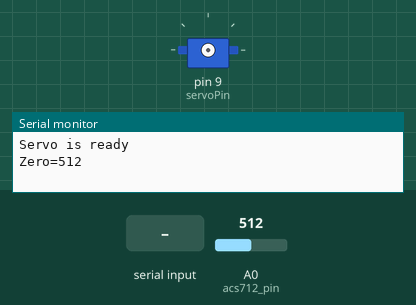
This sketch was run on a simulated Arduino Uno, built with avr-gcc and run on an emulated ATmega328P. On the bench: servo, the last lines printed to the serial monitor. Wiring (inferred from the names in the program): servo: signal pin 9. Inputs (shaded band) come from the test bench; at power-on: A0 (acs712_pin) = 512. Servo pulses on a pin are drawn as a servo (544–2400 µs = 0–180°).

Above: at 2.2 s.
2.3 s: "30,150\n" received over Serial
At 4.6 s:
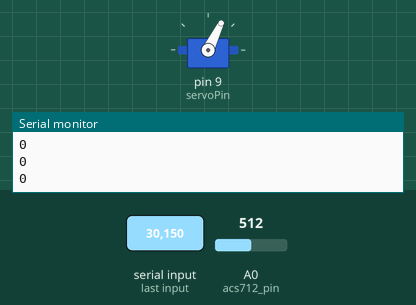
5.3 s: "90,45\n" received over Serial
At 6.2 s:
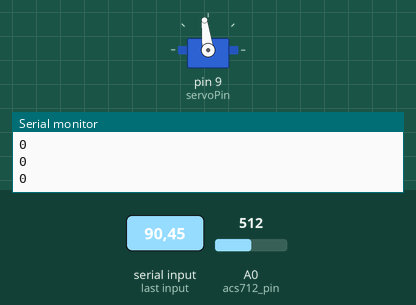
8.3 s: "200\n" received over Serial
11.3 s: A0 (acs712_pin) set to 716
14.3 s: "200\n" received over Serial
17.3 s: A0 (acs712_pin) set to 900
Timing chart, 0 to 21.3 s (numbered marks = the images above; inputs shaded):
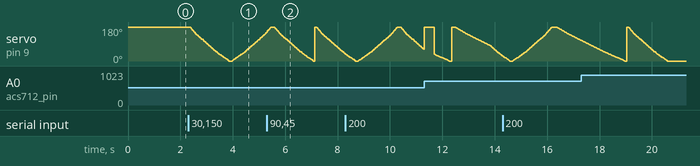

The sketch:

servo-2.ino
```cpp
int servoPin = 9;  // сигнальный провод от серво на порт 9
int val;
const int acs712_pin = A0;
uint32_t tmr1;
int c;
int err;
const int SCALE_5A = 37.88;     // чувствительность 5-амперного модуля — 185 мВ/А
const int SCALE_20A = 20.48;    // чувствительность 20-амперного модуля — 100 мВ/А
const int SCALE_30A = 13.5168;  // чувствительность 30-амперного модуля — 66 мВ/А

int zero;  // уровень нуля, относительно которого измеряется ток, обычно VCC/2

float scale = SCALE_20A;  // выбираем для работы подходящее значение

void setup() {
  pinMode(servoPin, OUTPUT);
  Serial.begin(9600);
  Serial.println("Servo is ready");
  zero = 0;
  int repeats = 10;
  for (int i = 0; i < repeats; i++) {
    zero += analogRead(acs712_pin);
    delay(100);
  }
  zero /= repeats;  // берём среднее арифметическое
  Serial.print("Zero=");
  Serial.println(zero);
}

void loop() {

  val = Serial.read();
  val = val - '0';
  if (val == 1) {
    for (int i = 0; i <= 99; i++) {
      servoPulse(servoPin, i);
      if (err <= 5) {
        int sensorValue = analogRead(acs712_pin);
        c += getCurrent(sensorValue);
        err++;
      } else {
        err = 0;
        Serial.println(c);
        c = 0;
      }
      if (c >= 152) {
        servoPulse(servoPin, 0);
        break;
      }
    }
  }
  if (val == 0) {
    for (int i = 99; i >= 0; i--) {
      servoPulse(servoPin, i);
      if (err <= 5) {
        int sensorValue = analogRead(acs712_pin);
        c += getCurrent(sensorValue);
      } else {
        err = 0;
      }
      if (c >= 308) {
        servoPulse(servoPin, 99);
      }
    }
  }
  if (val == 2) {
    for (int i = 0; i <= 99; i++) {
      servoPulse(servoPin, i);
      int sensorValue = analogRead(acs712_pin) ;
      c += getCurrent(sensorValue);
    }
    Serial.println(c);
    c = 0;
  }
}
  void servoPulse(int pin, int angle) {
    for (int i = 0; i <= 3; i++) {
      // convert angle to 500-2480 pulse width
      int pulseWidth = 20 * angle + 500;
      if (millis() - tmr1 >= 5 - pulseWidth / 1000) {
        tmr1 = millis();
        digitalWrite(pin, HIGH);        // set the level of servo pin as high
        delayMicroseconds(pulseWidth);  // delay microsecond of pulse width
        digitalWrite(pin, LOW);
      } else {
        i--;
      }
    }
  }

  int getCurrent(int adc) {
    int delta = adc - zero;                   // отклонение от нуля шкалы
    int current = (int)delta * 1000 / scale;  // считаем ток в мА и округляем до целых
    return current;
  }
```
